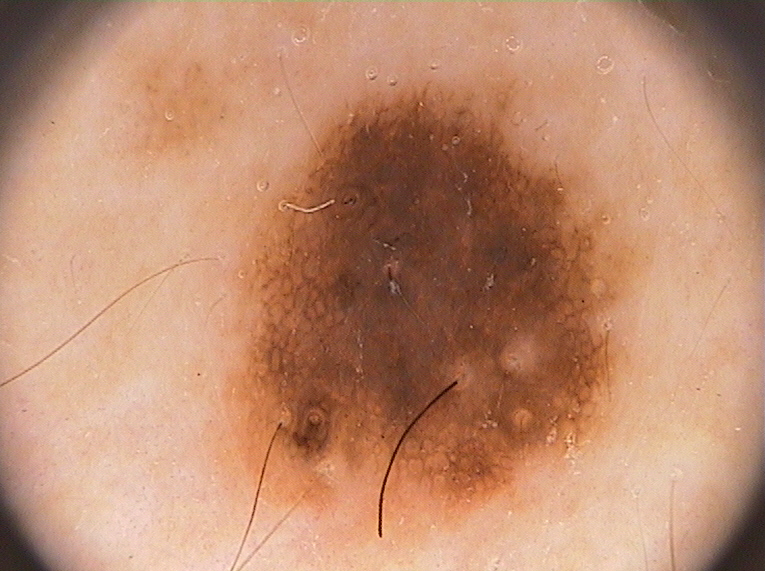
#> input picture PH2Dataset/Custom Images/Normal/IMD002.bmp, 765 x 572 px
$ python MLPClassifierGridSearch.py
#> lines starting #> are read from the running program, lines starting #| are printed output that depends on the picture; after the words box and inside, x2 and y2 are one past the last pixel; in counts of white or black regions, pixels touching at a corner belong together
### read_images.py
from PIL import Image
from PreProcessing import HairRemoval, MedianFilter, HairRemoval2
import os
import matplotlib.pyplot as plt
import numpy as np

class ImageLoader:
    """Initialize the ImageLoader with the given data folder."""
    def __init__(self, data_folder, preprocess=False):
        try:
            self.preprocess = preprocess
            self.full_path = os.path.abspath(os.path.join(os.getcwd(), data_folder))
            self.bmp_files = sorted([file for file in os.listdir(self.full_path) if file.lower().endswith('.bmp')])
            self.images, self.images_arrays = self.read_bmps()
        except Exception as e:
            print(f"An unexpected error occurred: {e}")

    """Read BMP files from the specified folder in the specified target size and return images and arrays."""
    def read_bmps(self, target_size=(199, 137)):
        # target_size=(766, 575), not all the images have the same pixels
        # all 200 images stored here
        images = []
        # all pixels of the 200 images stored here, each image is a matrix with 575 rows (height of the image)
        # and 766 columns (length of the image), each pixel is an array with RGB values ex:[R= 54, G = 200, B = 150]
        # in the case of the lesion images (Black and white), the pixels are only False for black and True for White
        images_arrays = []

        # Iterate through the bmp files and display each one
        for bmp_file in self.bmp_files:
             # Construct the full path to the bmp file
            image_path = os.path.join(self.full_path, bmp_file)
            # Use Pillow to open the image
            ind_image = Image.open(image_path)

            # Resize the image to the target size
            resized_image = ind_image.resize(target_size)

            # Convert PIL image to a numpy array
            resized_image_np = np.array(resized_image)

            # Process the image
            if self.preprocess:
                processed_image_np = MedianFilter.apply_median_filter(HairRemoval2.morphological_black_hat_transformation(resized_image_np))
                # processed_image_np = HairRemoval2.morphological_black_hat_transformation(resized_image_np)
                # Convert the processed numpy array back to PIL image if necessary
                processed_image = Image.fromarray(processed_image_np)
                images.append(processed_image)
                images_arrays.append(processed_image_np)
            else:
                images.append(resized_image)
                images_arrays.append(resized_image_np)

        return images, images_arrays

    """Display the image at the specified index."""
    # [5 lines left out: function display_image, not called in this run]

    """Get the pixels of the image at the specified index and position."""
    def get_all_pixels(self, index):
        # Get the pixels of the image at the given index
        return self.images_arrays[index]

    """Get the pixels of the image at the specified index and position."""
    def get_one_pixel(self, index, x, y):
        # Get the pixels of the image at the given index
        return self.images_arrays[index][x][y]

### MLPClassifierGridSearch.py
import numpy as np
import pandas as pd
import os
import importlib
from sklearn.model_selection import GridSearchCV, train_test_split
from sklearn.neural_network import MLPClassifier
from sklearn.metrics import accuracy_score, auc, confusion_matrix, roc_curve
import seaborn as sns
import matplotlib.pyplot as plt
from read_images import ImageLoader

# Load dataset
dataset = pd.read_csv('mod_PH2_dataset.csv')
#> (reads mod_PH2_dataset.csv from the repository)
dataset['Name'] = dataset['Name'].str.strip() + '.bmp'
labels_dict = dict(zip(dataset['Name'], dataset['Label']))

# Load images from both directories
relative_dir = 'PH2Dataset'
image_loader_normal = ImageLoader(relative_dir + '/Custom Images/Normal')
#> in read_bmps, ind_image is the input picture: PIL image 765x572 RGB; mean R, G, B 189.6, 139.7, 112.1
#> in read_bmps, `resized_image = ind_image.resize(target_size)`:
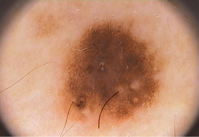
#> resized_image: PIL image 199x137 RGB; mean R, G, B 189.6, 139.7, 112
#> in __init__, `self.images, self.images_arrays = self.read_bmps()`: self.images = 1 item
image_loader_lesion = ImageLoader(relative_dir + '/Custom Images/Lesion')
#> call 2 of read_bmps, with target_size = (199, 137)
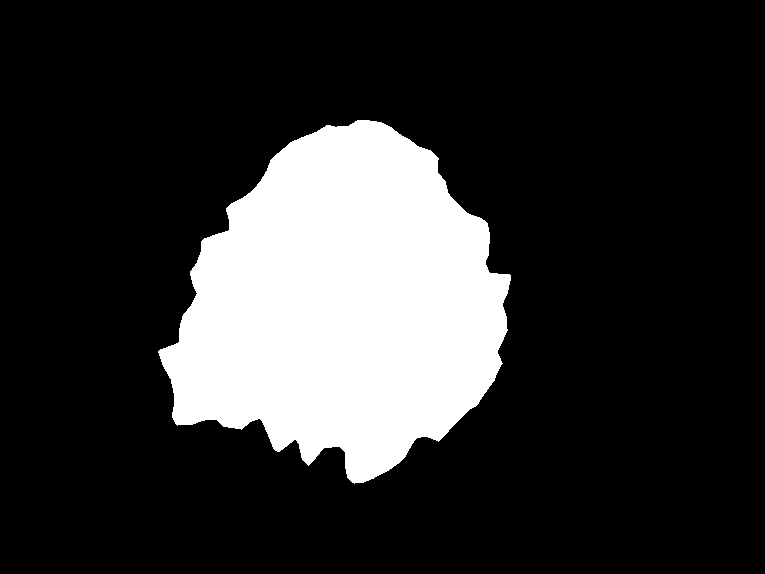
#> input picture PH2Dataset/Custom Images/Lesion/IMD004_lesion.bmp, 765 x 574 px
#> in read_bmps, ind_image is the input picture: PIL image 765x574 1; 19.4% white; 1 white region, box (x1, y1, x2, y2) and area: (158, 120, 511, 484) 85382
#> in read_bmps (call 2), `resized_image = ind_image.resize(target_size)`:
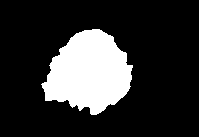
#> resized_image: PIL image 199x137 1; 19.4% white; 1 white region, box (x1, y1, x2, y2) and area: (41, 29, 133, 115) 5294
#> pass 2 of the loop in read_bmps, `for bmp_file in self.bmp_files:`:
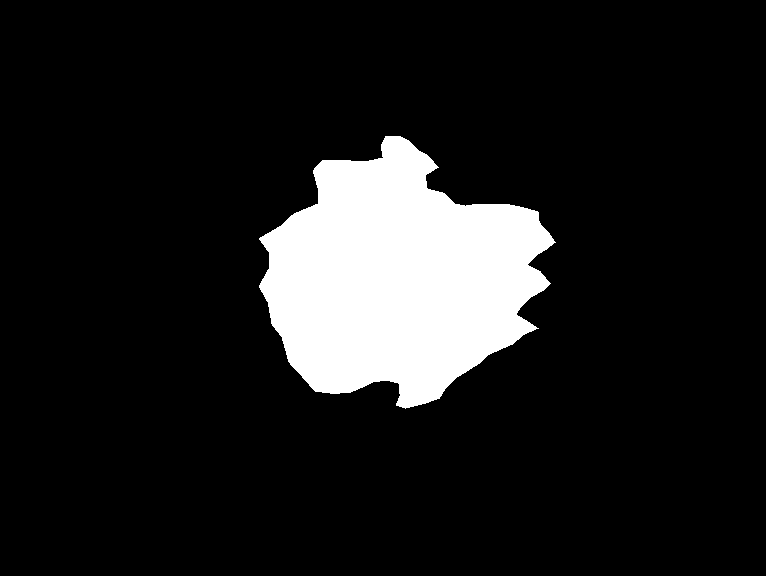
#> input picture PH2Dataset/Custom Images/Lesion/IMD008_lesion.bmp, 766 x 576 px
#> in read_bmps, ind_image is the input picture: PIL image 766x576 1; 11.7% white; 1 white region, box (x1, y1, x2, y2) and area: (259, 136, 556, 409) 51652
#> in read_bmps (call 2), `resized_image = ind_image.resize(target_size)`:
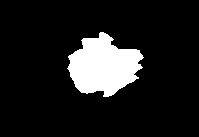
#> resized_image: PIL image 199x137 1; 11.7% white; 1 white region, box (x1, y1, x2, y2) and area: (67, 32, 144, 97) 3190
#> pass 3 of the loop in read_bmps, `for bmp_file in self.bmp_files:`:
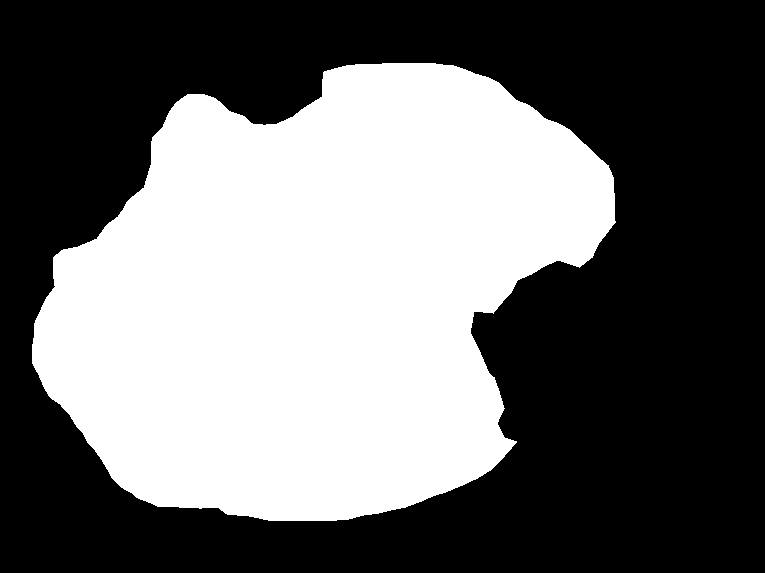
#> input picture PH2Dataset/Custom Images/Lesion/IMD014_lesion.bmp, 765 x 573 px
#> in read_bmps, ind_image is the input picture: PIL image 765x573 1; 42.4% white; 1 white region, box (x1, y1, x2, y2) and area: (32, 63, 616, 521) 185664
#> in read_bmps (call 2), `resized_image = ind_image.resize(target_size)`:
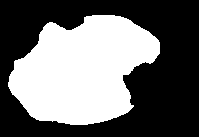
#> resized_image: PIL image 199x137 1; 42.4% white; 1 white region, box (x1, y1, x2, y2) and area: (8, 15, 160, 125) 11564
labels = [labels_dict[image_loader_normal.bmp_files[i]] for i in range(len(image_loader_normal.bmp_files))]

# Feature Builders loading
feature_builders = []
#> (the run stopped early here; a loop or call above may not have finished)
